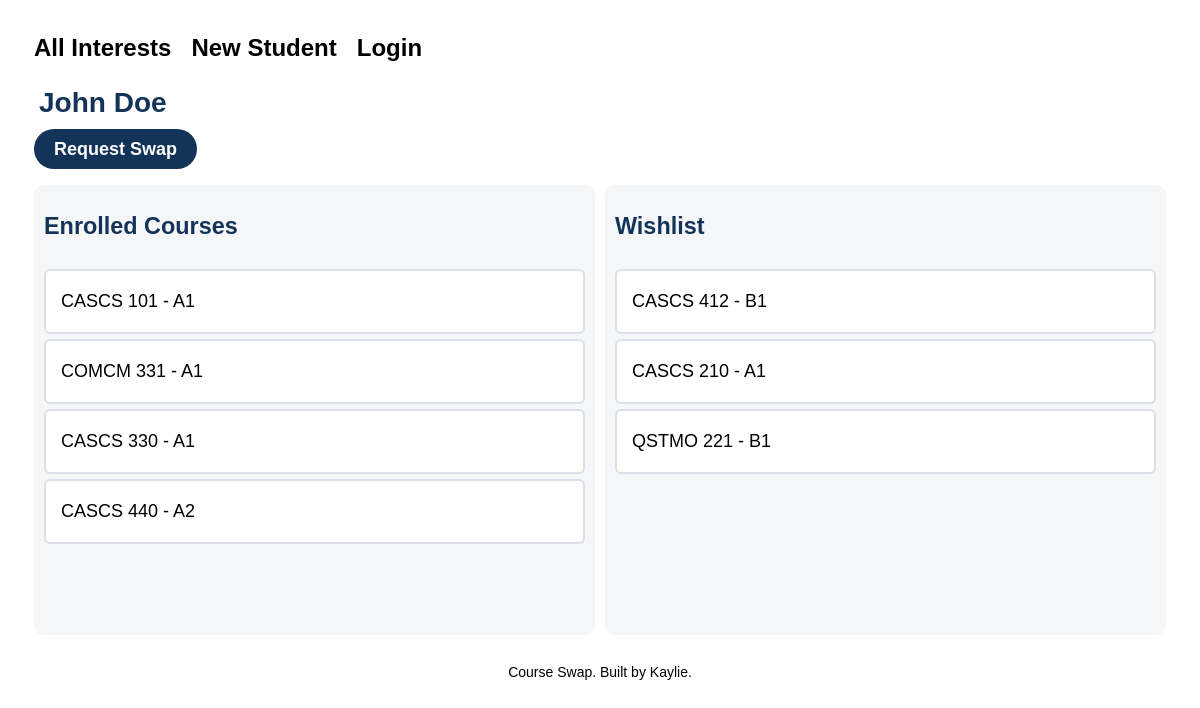
Page /project/student/1 on the committed database.
### project/models.py (models this page shows, shortened)
class Student(models.Model):
    first_name = models.TextField(blank=False)
    last_name = models.TextField(blank=False)
    email_address = models.TextField(blank=False)
    user = models.ForeignKey(User, on_delete=models.CASCADE)

class ClassInterest(models.Model):
    INTEREST_CHOICES = {
        'E': 'Enrolled',
        'W': 'Wishlist',
    }
    student = models.ForeignKey(Student, on_delete=models.CASCADE)
    section = models.ForeignKey(Section, on_delete=models.CASCADE)
    interest_type = models.CharField(max_length=1, choices=INTEREST_CHOICES)
    time = models.TimeField(auto_now=True)

class Section(models.Model):
    course = models.ForeignKey(Course, on_delete=models.CASCADE)
    section_number = models.CharField(max_length=2)

class Course(models.Model):
    college = models.TextField(blank=False)
    department = models.CharField(max_length=2)
    course_number = models.TextField(blank=False)

### project/views.py (the view)
# urls.py: path('student/<int:pk>', ShowStudentProfileView.as_view(), name="show_student"),
class ShowStudentProfileView(DetailView):
    model = Student
    template_name = "project/show_profile.html"
    context_object_name = "student"
    def get_context_data(self, **kwargs):
        context = super().get_context_data(**kwargs)
        context['interests'] = ClassInterest.objects.filter(student=self.object)
        return context

### project/templates/project/show_profile.html (shortened to what this page needs)
{% extends 'project/base.html' %}
{% block content %}
<div class="student-info">
    {{student.first_name}} {{student.last_name}}
</div>
{% if request.user.is_authenticated and user == student.user%}
<div style="margin: 20px 10px">
    <a class="swap" href="{% url 'update_student' %}">Update Profile</a>
</div>
<div class="requests">
    <h3>Active Requests</h3>
    {% for request in student.get_pending_requests %}
    <div class="request">
        <div class="request-left">
            {% if request.student1 == student %}
            <b><a href="{% url 'show_student' request.student2.pk %}">{{request.student2.first_name}} {{request.student2.last_name}}</a></b> wants to trade <b>{{request.section2.course.college}}{{request.section2.course.department}} {{request.section2.course.course_number}} - {{request.section2.section_number}}</b> for <b>{{request.section1.course.college}}{{request.section1.course.department}} {{request.section1.course.course_number}} - {{request.section1.section_number}}</b>
            {% else %}
            You sent a request to <b><a href="{% url 'show_student' request.student1.pk %}">{{request.student1.first_name}} {{request.student1.last_name}}</a></b> to trade <b>{{request.section2.course.college}}{{request.section2.course.department}} {{request.section2.course.course_number}} - {{request.section2.section_number}}</b> for <b>{{request.section1.course.college}}{{request.section1.course.department}} {{request.section1.course.course_number}} - {{request.section1.section_number}}</b>
            {% endif %}
        </div>
        <div class="request-right">
            {% if request.student1 == student %}
                <a href="mailto:{{request.student2.email_address}}">Respond</a>
            {% else %}
             <a href="{% url 'delete_request' request.pk %}">Unsend</a>
            {% endif %}
        </div>
    </div>
    {% endfor %}
</div>
{% else %}
    <div style="margin: 20px 10px">
        <a class="swap" href="{% url 'create_request' student.pk %}">Request Swap</a>
    </div>
{% endif %}
<div class="lists">
    <div class="enrolled-list">
        <h3>Enrolled Courses</h3>
        {% for interest in interests %}
        {% if interest.interest_type == "E" %}
            <div class="list-item">
                {{interest.section.course.college}}{{interest.section.course.department}} {{interest.section.course.course_number}} - {{interest.section.section_number}}
            </div>
        {% endif %}
        {% endfor %}
    </div>
    <div class="wish-list">
        <h3>Wishlist</h3>
        {% for interest in interests %}
        {% if interest.interest_type == "W" %}
            <div class="list-item">
                {{interest.section.course.college}}{{interest.section.course.department}} {{interest.section.course.course_number}} - {{interest.section.section_number}}
            </div>
        {% endif %}
        {% endfor %}
    </div>
</div>
{% endblock %}

### static/styles.css (style rules this page uses)
body { font-family: 'Helvetica'; margin: 0; padding: 2%; font-size: 16px; }
.lists { display: flex; min-height: 450px; padding: 5px 10px; gap: 10px; font-size: 20px; color: #143359; }
.wish-list, .enrolled-list { width: 50%; display: flex; flex-direction: column; background-color: #f4f6f8; padding: 5px 10px; border-radius: 10px; }
.list-item { align-items: center; background: white; padding: 20px 15px; margin-top: 5px; font-size: 18px; border: 2px solid #dce0e6; border-radius: 6px; color: black; display: flex; justify-content: space-between; }
.student-info { font-size: 28px; font-weight: bold; margin: 15px; color: #143359; }
input[type="submit"], .swap, form a { align-self: flex-end; margin: 15px 0px; color: black; padding: 10px 20px; text-decoration: none; border-radius: 50px; font-weight: 600; background-color:#143359; color: white; font-size: 18px; border: none; cursor: pointer; }

### rows in the picture
Student: first_name "John", last_name "Doe"
ClassInterest: section.course.college "CAS", section.course.department "CS", section.course.course_number "101", section.section_number "A1"
ClassInterest: section.course.college "COM", section.course.department "CM", section.course.course_number "331", section.section_number "A1"
ClassInterest: section.course.college "CAS", section.course.department "CS", section.course.course_number "330", section.section_number "A1"
ClassInterest: section.course.college "CAS", section.course.department "CS", section.course.course_number "440", section.section_number "A2"
ClassInterest: section.course.college "CAS", section.course.department "CS", section.course.course_number "412", section.section_number "B1"
ClassInterest: section.course.college "CAS", section.course.department "CS", section.course.course_number "210", section.section_number "A1"
ClassInterest: section.course.college "QST", section.course.department "MO", section.course.course_number "221", section.section_number "B1"
